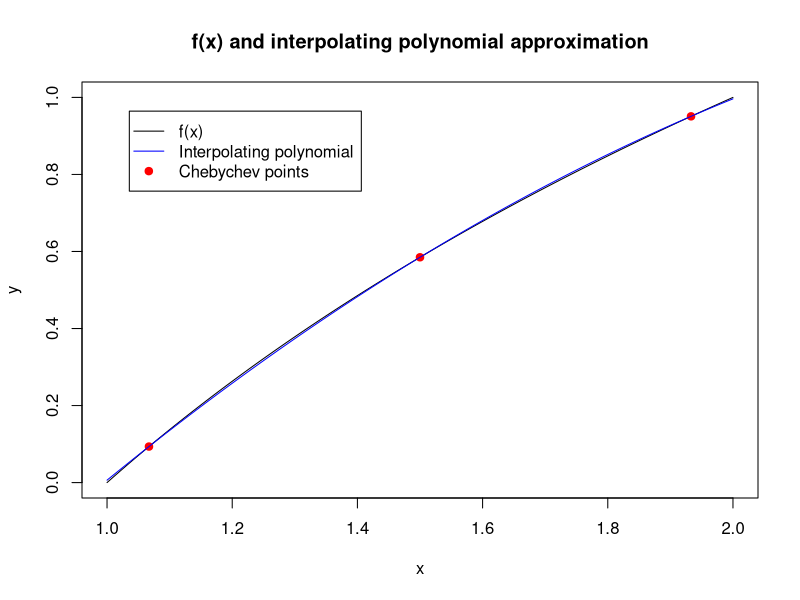

Source code (R):
#
# This R language script finds a degree 2 interpolating polynomial for f =
# log2(x) over the interval [1, 2).
#

f = function(x) { log2(x) }

get.chebyshev.points = function(a, b, n)
{
    (a+b)/2 + (b-a)/2 * cos(((2*(1:n)-1)*pi)/(2*n))
}

build.vandermonde.matrix = function(x)
{
    n = length(x)
    V = matrix(nrow=n, ncol=n)
    for (j in 1:n)
        V[,j] = x^(j-1)
    return(V)
}

evaluate.polynomial = function(coeffs, x)
{
    y = coeffs[length(coeffs)]
    for (i in (length(coeffs)-1):1)
        y = y*x + coeffs[i]
    return(y)
}

x.plot = seq(1, 2, length=1000)
x.chebychev = get.chebyshev.points(1, 2, 3)
V = build.vandermonde.matrix(x.chebychev)
coeffs.a = solve(V, f(x.chebychev))
coeffs.a = c(coeffs.a)
polynomial.interp = function(x) { evaluate.polynomial(coeffs.a, x) }
cat("Coefficients of degree 2 interpolating polynomial:\n")
options(digits=10)
cat(coeffs.a, "\n")
pdf("polynomial-interp.pdf")
plot(x.plot, f(x.plot), col="black", type="l", xlab="x", ylab="y",
	 main="f(x) and interpolating polynomial approximation")
points(x.chebychev, f(x.chebychev), pch=19, col="red")
lines(x.plot, polynomial.interp(x.plot), col="blue")
legend("topleft", pch=c(NA, NA, 19),
	   col=c("black", "blue", "red"), lty=c(1,1,0),
       legend=c("f(x)", "Interpolating polynomial", "Chebychev points"),
       inset=0.07)
